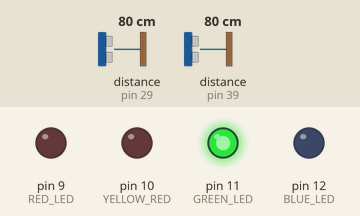
A sketch run on a simulated Arduino Mega 2560, built with avr-gcc and run on an emulated ATmega2560. Parts: output pins drawn as LEDs (lit = HIGH). Dashed ring = blinking. Inputs (shaded band) come from the test bench; at power-on: distance to the obstacle (sensors on pin 39, pin 29) 80 cm. No radio packets arrive unless stated; what the sketch prints to the serial monitor is not drawn.

Above: at 1.2 s.
1.3 s: distance to the obstacle (sensor on pin 39) set to 29 cm
4.3 s: distance to the obstacle (sensor on pin 39) set to 22 cm
At 5.2 s:
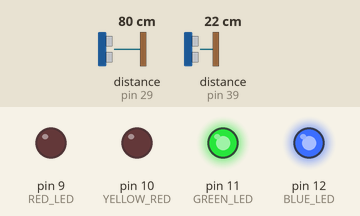
5.9 s: distance to the obstacle (sensor on pin 29) set to 29 cm
7.7 s: distance to the obstacle (sensor on pin 29) set to 23 cm
At 7.92 s:
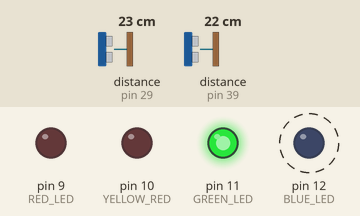
10.7 s: distance to the obstacle (sensor on pin 29) set to 35 cm
At 11.9 s:
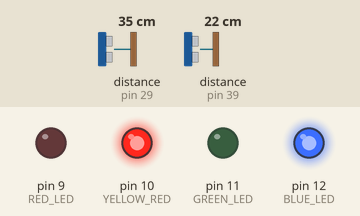
13.0 s: distance to the obstacle (sensor on pin 29) set to 2 cm
At 13.16 s:
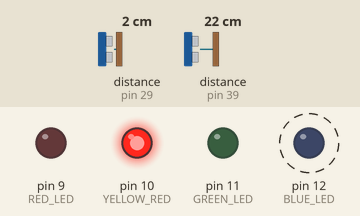
Timing chart, 0 to 25.9 s (numbered marks = the images above; inputs shaded):
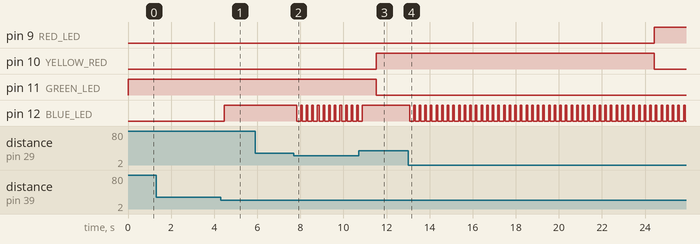

Measured:
- the behaviour switches between 26 and 25 cm on distance to the obstacle (sensor on pin 39) (found by bisection; images 0 and 1)
- the behaviour switches between 26 and 25 cm on distance to the obstacle (sensor on pin 29) (found by bisection; images 1 and 2)
- after the input at 1.3 s, every drawn part: stays the same
- after the input at 4.3 s, pin 12 (BLUE_LED): LOW → HIGH after 0.17 s
- after the input at 5.9 s, every drawn part: stays the same
- after the input at 7.7 s, pin 12 (BLUE_LED): alternates HIGH for 0.07 s and LOW for 0.19 s, starting after 0.12 s
- after the input at 10.7 s, pin 12 (BLUE_LED): goes on until 10.9 s, then stays HIGH
- after the input at 13.0 s, pin 9 (RED_LED): LOW → HIGH after 11.4 s instead of 10.3 s; pin 10 (YELLOW_RED): HIGH → LOW after 11.4 s instead of 10.3 s; pin 12 (BLUE_LED): alternates HIGH for 0.07 s and LOW for 0.19 s, starting after 0.07 s

The sketch:

semaforo_V2.ino
```cpp
// (licence header left out)
/* Inclusione librerie */

#include <SPI.h>
#include <NewPing.h>
#include <nRF24L01.h>
#include <printf.h>
#include <RF24.h>
#include <RF24_config.h>

/* Definizione etichette per i LED */

#define RED_LED 9
#define YELLOW_RED 10
#define GREEN_LED 11
#define BLUE_LED 12

/* Creazione oggetti */

RF24 radio(7, 8);
NewPing sonarA(38, 39, 500);
NewPing sonarB(28, 29, 500);

/* Dichiarazione e assegnazione variabili */

bool debug = 1;
bool car_presence = false;
int loop_time;
int loop_time_multiplier = 50;
int max_acceptable_loop = 75;
int max_distance = 25;
const byte address[6] = "00001";

/* Setup */

void setup() {
  if (debug) Serial.begin(9600);
  pinMode(BLUE_LED, OUTPUT);
  pinMode(GREEN_LED, OUTPUT);
  pinMode(YELLOW_RED, OUTPUT);
  pinMode(RED_LED, OUTPUT);
  radio.begin();
  radio.openWritingPipe(address);
  radio.setPALevel(RF24_PA_MIN);
  radio.stopListening();
}

/* Loop */

void loop() {
  loop_time = 0;
  for (loop_time; loop_time <= loop_time_multiplier * 1; loop_time++) {
    green_light();
    if (debug) loop_status();
    if (car_presence) light_status();
  }
  for (loop_time; loop_time <= loop_time_multiplier * 2; loop_time++) {
    yellow_light();
    if (debug) loop_status();
    if (car_presence) light_status();
  }
  for (loop_time; loop_time <= loop_time_multiplier * 3; loop_time++) {
    red_light();
    if (debug) loop_status();
    if (car_presence) light_status();
  }
}

/* Funzione loop_status */

void loop_status() {
  Serial.print("Loop time = ");
  Serial.println(loop_time);
  if (!car_presence) Serial.println("-------------------------------");
}

/* Funzione obstacle_detection_A */

bool obstacle_detection_A() {
  int ping_time = sonarA.ping_median(3);
  int distance = sonarA.convert_cm(ping_time);
  if (debug) {Serial.print("Distanza ostacolo A - "); Serial.println(distance);}
  if (distance <= max_distance) return true;
  else return false;
}

/* Funzione detected_A */

void detected_A() {
  digitalWrite(BLUE_LED, HIGH);
  if (debug) Serial.println("Trovato ostacolo A - Settaggio car a true");
  car_presence = true;
}

/* Funzione obstacle_detection_B */

bool obstacle_detection_B() {
  int ping_time = sonarB.ping_median(3);
  int distance = sonarB.convert_cm(ping_time);
  if (debug) {Serial.print("Distanza ostacolo B - "); Serial.println(distance);}
  if (distance <= max_distance) return true;
  else return false;
}

/* Funzione detected_B */

void detected_B() {
  digitalWrite(BLUE_LED, LOW);
  if (debug) Serial.println("Trovato ostacolo B - Settaggio car a false");
  car_presence = false;
}

/* Funzione light_status */

void light_status() {
  int green_status = digitalRead(GREEN_LED);
  int yellow_status = digitalRead(YELLOW_RED);
  int red_status = digitalRead(RED_LED);
  char actual_status[7];
  sprintf(actual_status, "%d%d%d,%c", green_status, yellow_status, red_status, (char)loop_time);
  radio.write(&actual_status, sizeof(actual_status));
  if (debug) {
    Serial.print("Dati inviati: ");
    Serial.println(actual_status);
    Serial.println("-------------------------------");
  }
}

/* Funzione light_debug_status */

void light_debug_status(char* led) {
  Serial.print("Stato semaforo attuale: ");
  Serial.println(led);
  Serial.print("Trasmissione dati: ");
  if (car_presence) Serial.println("attivata");
  else  Serial.println("disattivata");
}

/* Funzione green_light */

void green_light() {
  digitalWrite(GREEN_LED, HIGH);
  digitalWrite(YELLOW_RED, LOW);
  digitalWrite(RED_LED, LOW);
  if (obstacle_detection_A()) detected_A();
  if (obstacle_detection_B()) detected_B();
  if (debug) light_debug_status("VERDE");
}

/* Funzione yellow_light */

void yellow_light() {
  digitalWrite(GREEN_LED, LOW);
  digitalWrite(YELLOW_RED, HIGH);
  digitalWrite(RED_LED, LOW);
  if (obstacle_detection_A()) detected_A();
  if (obstacle_detection_B()) detected_B();
  if (debug) light_debug_status("GIALLO");
}

/* Funzione red_light */

void red_light() {
  digitalWrite(GREEN_LED, LOW);
  digitalWrite(YELLOW_RED, LOW);
  digitalWrite(RED_LED, HIGH);
  if (obstacle_detection_A()) detected_A();
  if (obstacle_detection_B()) detected_B();
  if (debug) light_debug_status("ROSSO");
}
```
